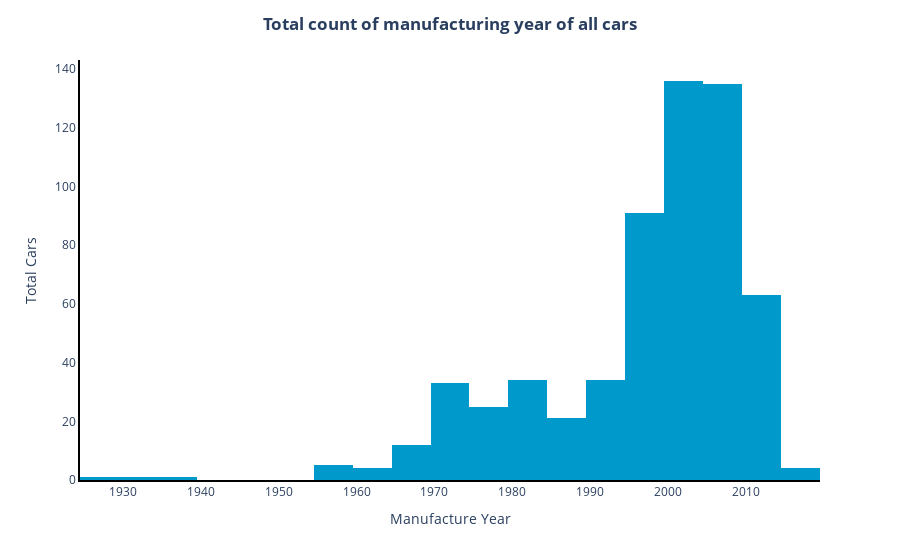

Notebook code cell kept with this figure:
### Code cell
fig = px.histogram(df12, x = "manufacture_year", 
                   color_discrete_sequence =['#0099cc']*len(df12))
fig.update_layout(xaxis={'categoryorder':'total descending'},
                 plot_bgcolor = "white",
                  yaxis_title = "Total Cars",
                  xaxis_title = "Manufacture Year",
                  title = "<b>Total count of manufacturing year of all cars</b>",
                 title_x=0.5)

fig.update_yaxes(showticklabels = True, showline = True, linewidth = 2, linecolor = "black")
fig.update_xaxes(showticklabels = True, showline = True, linewidth = 2, linecolor = "black")

fig.show()

### Figure 1 — Plotly figure (JSON) as saved in the notebook; plotly's stock layout.template omitted (floating-point values rounded to 4 significant figures; data arrays with more than 128 entries replaced by an {"elided": "..."} marker saying what was removed)
{"data": [{"alignmentgroup": "True", "bingroup": "x", "hovertemplate": "manufacture_year=%{x}<br>count=%{y}<extra></extra>", "legendgroup": "", "marker": {"color": "#0099cc", "pattern": {"shape": ""}}, "name": "", "offsetgroup": "", "orientation": "v", "showlegend": false, "type": "histogram", "x": {"elided": "600 int values"}, "xaxis": "x", "yaxis": "y"}], "layout": {"barmode": "relative", "legend": {"tracegroupgap": 0}, "margin": {"t": 60}, "plot_bgcolor": "white", "title": {"text": "<b>Total count of manufacturing year of all cars</b>", "x": 0.5}, "xaxis": {"anchor": "y", "categoryorder": "total descending", "domain": [0, 1], "linecolor": "black", "linewidth": 2, "showline": true, "showticklabels": true, "title": {"text": "Manufacture Year"}}, "yaxis": {"anchor": "x", "domain": [0, 1], "linecolor": "black", "linewidth": 2, "showline": true, "showticklabels": true, "title": {"text": "Total Cars"}}}}
